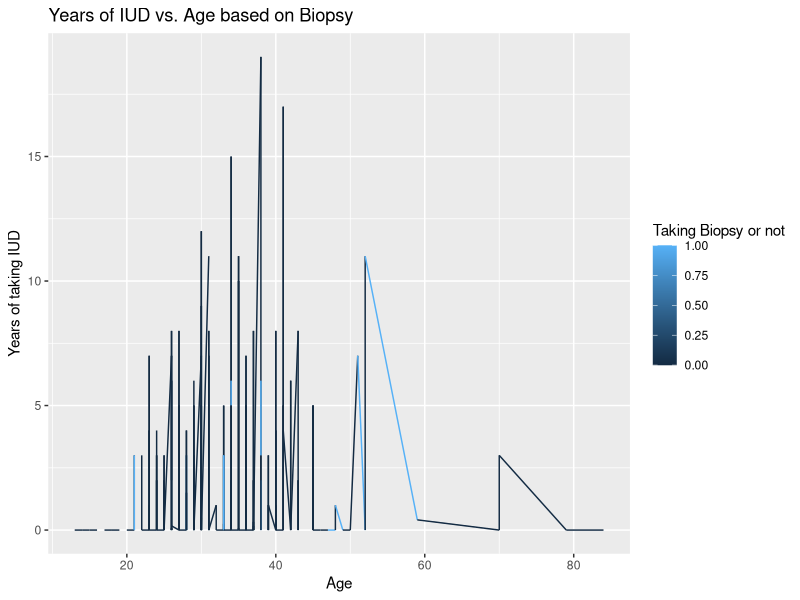

R code for this plot:
library(ggplot2)
library(dplyr)

bc_data <- read.csv("./cervicalcancerdata.csv", stringsAsFactor = FALSE)

ggplot(bc_data) +
  geom_line(aes(x = Age,
                y = IUD..years.,
                color = Biopsy)) +
  labs(title = "Years of IUD vs. Age based on Biopsy",
       x = "Age",
       y = "Years of taking IUD",
       color = "Taking Biopsy or not")
